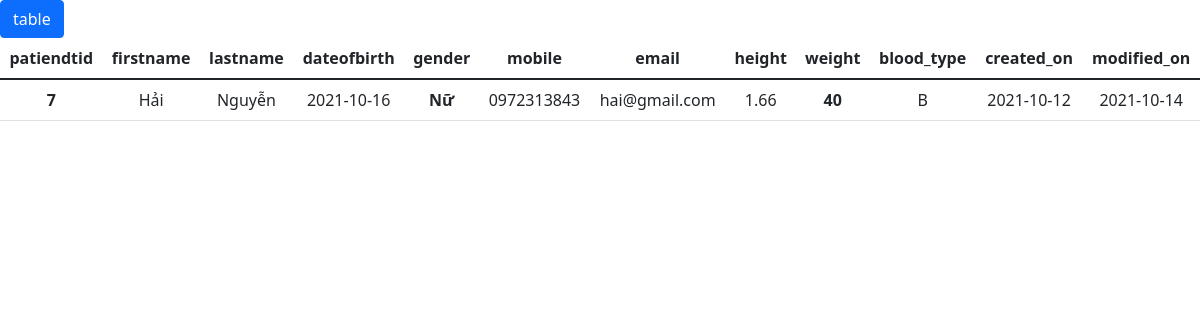
Screenshot of /details.php?id=7 with the database file from the repository.
### tables this page shows
CREATE TABLE `patient` (
  `patiendtid` int(11) NOT NULL,
  `firstname` varchar(100) DEFAULT NULL,
  `lastname` varchar(100) DEFAULT NULL,
  `dateofbirth` date DEFAULT NULL,
  `gender` tinyint(2) DEFAULT NULL,
  `mobile` char(20) DEFAULT NULL,
  `email` varchar(100) DEFAULT NULL,
  `height` float DEFAULT NULL,
  `weight` float DEFAULT NULL,
  `blood_type` varchar(100) DEFAULT NULL,
  `created_on` date DEFAULT NULL,
  `modified_on` date DEFAULT NULL
);

### src/details.php (the view, shortened to what this page needs)
<?php include('./config.php') ?>
<!DOCTYPE html>
<html lang="en">
<head>
    <link href="https://cdn.jsdelivr.net/npm/bootstrap@5.1.3/dist/css/bootstrap.min.css" rel="stylesheet">
</head>
<body>
    <a href="./index.php"> <button type="button" class="btn btn-primary">table</button></a>
    <div class=" text-center">
        <table class="table">
            <thead>
                <tr>
                    <th scope="col">patiendtid </th>
                    <th scope="col">firstname</th>
                    <th scope="col">lastname</th>
                    <th scope="col">dateofbirth</th>
                    <th scope="col">gender </th>
                    <th scope="col">mobile</th>
                    <th scope="col">email</th>
                    <th scope="col">height</th>
                    <th scope="col">weight </th>
                    <th scope="col">blood_type</th>
                    <th scope="col">created_on</th>
                    <th scope="col">modified_on</th>
                </tr>
            </thead>
            <tbody>
                <?php
                if (isset($_GET['id'])) {
                    $id = $_GET['id'];
                    $sql = "select * from patient where patiendtid = '$id'";
                    $rs = mysqli_query($con, $sql);
                    if (mysqli_num_rows($rs) > 0) {
                        while ($row = mysqli_fetch_assoc($rs)) { ?>
                            <tr>
                                <th><?php echo $row['patiendtid'] ?></th>
                                <td><?php echo $row['firstname'] ?></td>
                                <td><?php echo $row['lastname'] ?></td>
                                <td><?php echo $row['dateofbirth'] ?></td>
                                <th><?php if ($row['gender'] == 1) {
                                        echo "Nam";
                                    } else if ($row['gender'] == 0) {
                                        echo "Nữ";
                                    } ?></th>
                                <td><?php echo $row['mobile'] ?></td>
                                <td><?php echo $row['email'] ?></td>
                                <td><?php echo $row['height'] ?></td>
                                <th><?php echo $row['weight'] ?></th>
                                <td><?php echo $row['blood_type'] ?></td>
                                <td><?php echo $row['created_on'] ?></td>
                                <td><?php echo $row['modified_on'] ?></td>
                            </tr>
                <?php
                        }
                    }
                }
                ?>
    </div>
</body>
</html>

### rows the page displays
patient: patiendtid "7", firstname "Hải", lastname "Nguyễn", dateofbirth "2021-10-16", gender "Nữ", mobile "0972313843", email "hai@gmail.com", height "1.66", weight "40", blood_type "B", created_on "2021-10-12", modified_on "2021-10-14"
